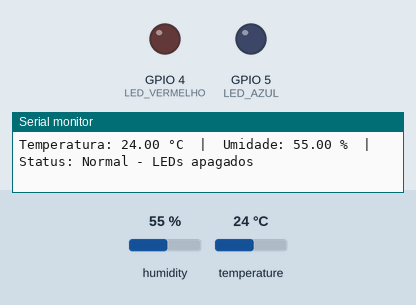
The sketch below on a simulated ESP32. Parts: output pins drawn as LEDs (lit = HIGH), the last lines printed to the serial monitor. The test bench sets the inputs (shaded band); at power-on: temperature 24 °C, humidity 55 %.

Above: at 4.8 s.
4.9 s: temperature set to 21 °C
7.9 s: temperature set to 18 °C
At 9.4 s:
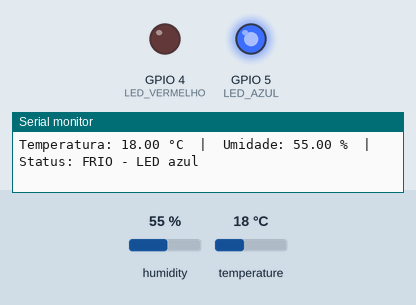
10.9 s: temperature set to 33 °C
At 13.0 s:
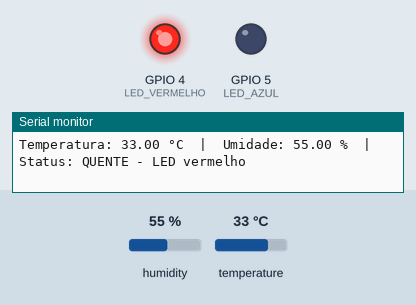
13.9 s: temperature set to 29 °C
At 15.5 s:
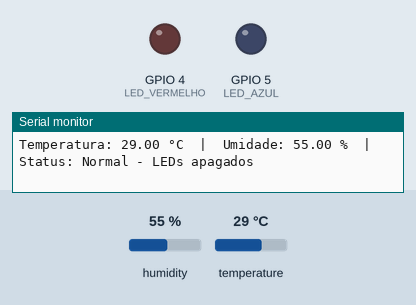
16.9 s: temperature set to 12 °C
At 19.1 s:
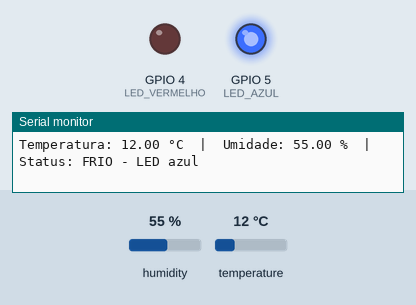
Timing chart, 0 to 20.6 s (numbered marks = the images above; inputs shaded):
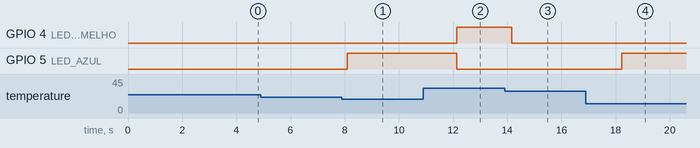

The sketch:

desafio_led_temp.ino
```cpp
/*
 * Projeto: Desafio — LED de alerta por temperatura
 * Livro: ESP32 Descomplicado — Capítulo 9 (Desafio)
 * Autor: Felipe Tavares
 * Descrição: Lê temperatura do DHT11 e acende LEDs de acordo:
 *            LED vermelho se temperatura > 30°C
 *            LED azul     se temperatura < 20°C
 *            Ambos apagados se temperatura entre 20°C e 30°C
 * Hardware: ESP32 DevKit v1 + DHT11 + 2 LEDs + 2 resistores 220Ω
 *           DHT11 dados → GPIO15 | LED vermelho → GPIO4 | LED azul → GPIO5
 * Bibliotecas: "DHT sensor library" by Adafruit
 * Testado em: Arduino IDE 2.x, pacote ESP32 by Espressif Systems 3.x
 *
 * Se você usar este projeto em publicações, vídeos ou repositórios,
 * mantenha este cabeçalho com a atribuição ao autor.
 */

#include <DHT.h>

#define PINO_DHT      15
#define TIPO_DHT      DHT11
#define LED_VERMELHO   4   // alerta de calor
#define LED_AZUL       5   // alerta de frio

// Limites de temperatura para acionar os alertas
#define TEMP_QUENTE   30.0
#define TEMP_FRIA     20.0

DHT dht(PINO_DHT, TIPO_DHT);

void setup() {
  pinMode(LED_VERMELHO, OUTPUT);
  pinMode(LED_AZUL,     OUTPUT);

  // Garante que os LEDs começam apagados
  digitalWrite(LED_VERMELHO, LOW);
  digitalWrite(LED_AZUL,     LOW);

  Serial.begin(115200);
  dht.begin();
  Serial.println("Monitor de temperatura iniciado!");
}

void loop() {
  delay(2000);

  float temperatura = dht.readTemperature();
  float umidade     = dht.readHumidity();

  if (isnan(temperatura) || isnan(umidade)) {
    Serial.println("Erro ao ler o DHT11. Verifique a conexão.");
    return;
  }

  Serial.print("Temperatura: ");
  Serial.print(temperatura);
  Serial.print(" °C  |  Umidade: ");
  Serial.print(umidade);
  Serial.print(" %  |  Status: ");

  // Lógica dos alertas — apenas um LED acende por vez
  if (temperatura > TEMP_QUENTE) {
    digitalWrite(LED_VERMELHO, HIGH);
    digitalWrite(LED_AZUL,     LOW);
    Serial.println("QUENTE - LED vermelho");
  } else if (temperatura < TEMP_FRIA) {
    digitalWrite(LED_VERMELHO, LOW);
    digitalWrite(LED_AZUL,     HIGH);
    Serial.println("FRIO - LED azul");
  } else {
    // Temperatura confortável — apaga os dois
    digitalWrite(LED_VERMELHO, LOW);
    digitalWrite(LED_AZUL,     LOW);
    Serial.println("Normal - LEDs apagados");
  }
}
```

Measured:
- the behaviour switches between 20 and 19 °C on temperature (found by bisection; images 0 and 1)
- the behaviour switches between 31 and 30 °C on temperature (found by bisection; images 2 and 3)
- after the input at 7.9 s, GPIO 5 (LED_AZUL): LOW → HIGH after 0.20 s
- after the input at 10.9 s, GPIO 4 (LED_VERMELHO): LOW → HIGH after 1.2 s; GPIO 5 (LED_AZUL): HIGH → LOW after 1.2 s
- after the input at 13.9 s, GPIO 4 (LED_VERMELHO): HIGH → LOW after 0.27 s
- after the input at 16.9 s, GPIO 5 (LED_AZUL): LOW → HIGH after 1.3 s
